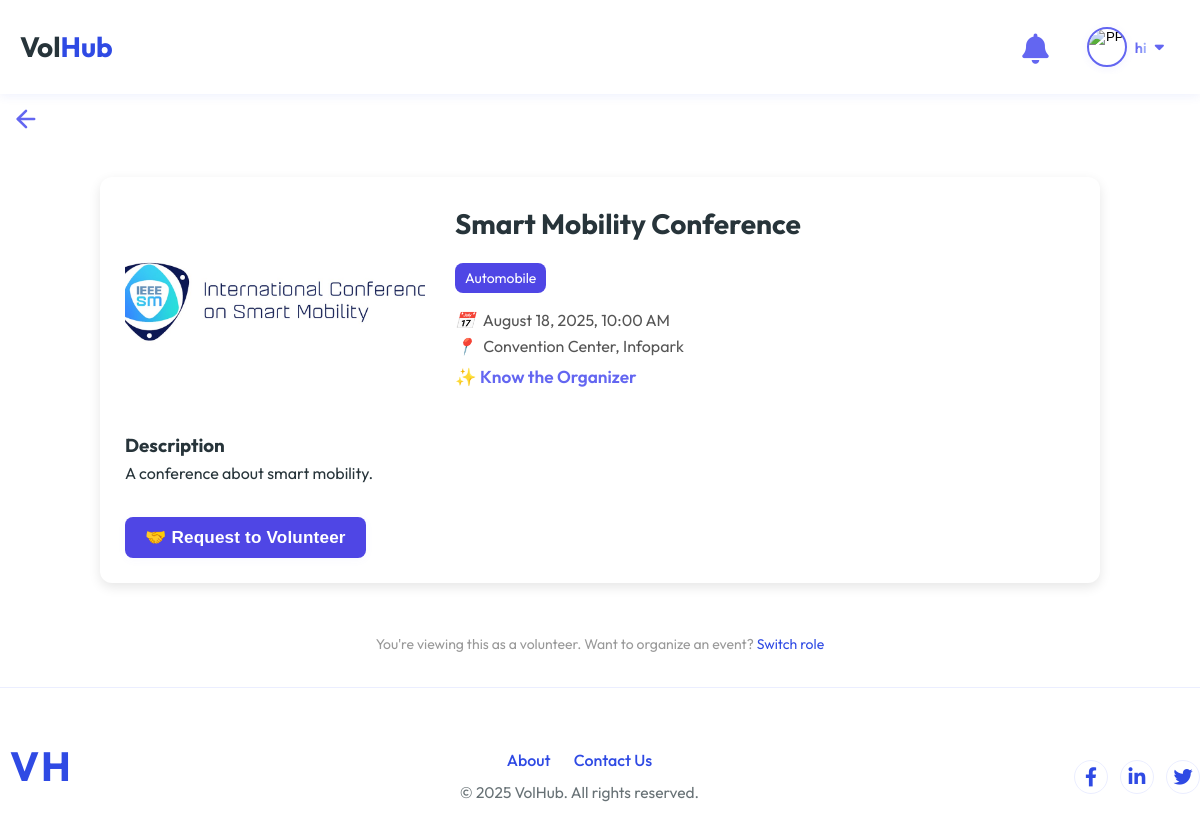
Page /User/event-detail/2/ (signed in) on the committed database.
### User/models.py (models this page shows)
class tbl_event(models.Model):
    event_title=models.CharField(max_length=30)
    event_content=models.CharField(max_length=30)
    event_datetime=models.DateTimeField()
    event_file=models.FileField(upload_to="Assets/Files/User")
    event_created_at = models.DateTimeField(auto_now_add=True)
    event_venue=models.CharField(max_length=30)
    event_city=models.ForeignKey(tbl_city,on_delete=models.CASCADE)
    event_stipend=models.CharField(max_length=30)
    event_status=models.IntegerField(default=0)
    industry=models.ForeignKey(tbl_industry,on_delete=models.CASCADE)
    user=models.ForeignKey(tbl_user,on_delete=models.CASCADE)
    volunteer_slots=models.PositiveIntegerField(default=1)
    required_skills=models.ManyToManyField(tbl_skill)
    application_deadline=models.DateTimeField()
    visibility=models.IntegerField(default=1)

class tbl_industry(models.Model):
    industry_name = models.CharField(max_length=100, unique=True)

### User/views.py (the view, shortened to what this page needs)
# urls.py: path('event-detail/<int:event_id>/', views.event_detail, name='event_detail'),
def event_detail(request, event_id):
    if 'u_id' not in request.session or not tbl_user.objects.filter(
        Q(id=request.session['u_id']) & Q(user_type__in=['volunteer', 'both'])
    ).exists():
        return redirect('Guest:login')
    event = tbl_event.objects.filter(id=event_id, visibility=1, event_status=1).first()
    if not event:
        messages.error(request, "Event not found or not available.")
        return redirect('User:volunteer_dashboard')
    user = tbl_user.objects.get(id=request.session['u_id'])
    has_requested = tbl_request.objects.filter(user=user, event=event).exists()
    request_status = (tbl_request.objects.filter(user=user, event=event)
                     .values_list('request_status', flat=True).first() or 0)
    return render(request, 'User/event_detail.html', {
        'event': event,
        'has_requested': has_requested,
        'request_status': request_status
    })

### User/templates/User/event_detail.html (shortened to what this page needs)
{% extends 'Guest/base.html' %}
{% block content %}
<a href="{% url 'User:volunteer_dashboard' %}" class="back-to-dashboard-icon" title="Back to Dashboard" aria-label="Back to Dashboard">
    <svg width="28" height="28" viewBox="0 0 24 24" fill="none" stroke="#6366f1" stroke-width="2.2" stroke-linecap="round" stroke-linejoin="round" style="vertical-align:middle;"><line x1="19" y1="12" x2="5" y2="12"/><polyline points="12 19 5 12 12 5"/></svg>
</a>
<div class="event-container">
    <div class="event-header">
        <div class="event-image">
            {% if event.event_file %}
                <img src="{{ event.event_file.url }}" alt="{{ event.event_title }}">
            {% else %}
                <div class="event-placeholder" style="height:100%;display:flex;align-items:center;justify-content:center;">No Image</div>
            {% endif %}
        </div>
        <div class="event-details">
            <h1>{{ event.event_title|escape }}</h1>
            <span class="industry-badge">{{ event.industry.industry_name }}</span>
            <div class="meta-info">
                <p><i class="event-meta-icon">📅</i> {{ event.event_datetime|date:"F j, Y, g:i A" }}</p>
                <p><i class="event-meta-icon">📍</i> {{ event.event_venue|default:"Location TBA" }}</p>
                <a href="{% url 'User:organizer_profile' event.id %}" class="organizer-details-link" id="know-organizer-link">✨ Know the Organizer</a>
            </div>
        </div>
    </div>
    <div class="event-content">
        <h3>Description</h3>
        <p>{{ event.event_content|linebreaksbr }}</p>
    </div>
    <div class="action-buttons">
        <form method="POST">
            {% if has_requested %}
                {% if request_status == 1 %}
                    <div class="cant-make-it-box">
                        <span>Can't make it to the event?</span>
                        <a href="mailto:{{ event.user.user_email }}?subject=Unable to Attend Event: {{ event.event_title|urlencode }}&body=Dear {{ event.user.user_name }},%0D%0A%0D%0AI am unable to attend the event '{{ event.event_title }}' due to [your reason here].%0D%0A%0D%0ARegards,%0D%0A[Your Name]" class="contact-organizer-link">Contact the organizer</a>
                    </div>
                    <style>
                    .cant-make-it-box {
                        background: #f8fafc;
                        border: 1px solid #e0e7ff;
                        border-radius: 8px;
                        padding: 13px 18px;
                        margin: 16px 0 0 0;
                        font-size: 1em;
                        color: #222;
                        display: flex;
                        align-items: center;
                        gap: 0.7em;
                    }
                    .contact-organizer-link {
                        color: #4F46E5;
                        text-decoration: underline;
                        font-weight: 500;
                        transition: color 0.17s;
                    }
                    .contact-organizer-link:hover {
                        color: #a21caf;
                    }
                    </style>
                {% elif request_status == 2 %}
                {% elif request_status == 0 %}
                    <button type="submit" name="undo" onclick="return confirm('Are you sure you want to cancel your volunteer request?')">Cancel Request</button>
                {% endif %}
            {% else %}
                <button type="submit" name="request" class="volunteer-request-btn-minimal" onclick="return confirm('Do you want to apply for this event?')">🤝 Request to Volunteer</button>
            {% endif %}
        </form>
    </div>
</div>
<div class="event-footer">
    <p>You're viewing this as a volunteer. Want to organize an event? <a href="{% url 'Guest:user_who' %}">Switch role</a></p>
</div>
{% endblock %}

### Guest/static/Guest/index.css (style rules this page uses)
:root { --primary-color: hsl(231, 77%, 54%); --secondary-color: hsl(232, 74%, 33%); --accent-color: #ffe66d; --accent-blue: #6c5ce7; --text-color: hsl(200, 19%, 19%); --text-light: hsl(200, 19%, 19%, 0.7); --bg-color: hsl(0, 0%, 100%); --bg-light: hsl(231, 100%, 96%); --bg-card: hsl(0, 0%, 100%); --border-color: hsl(231, 100%, 96%); --shadow-color: hsla(231, 77%, 54%, 0.08); --shadow-hover: hsla(231, 77%, 54%, 0.15); }
* { margin: 0; padding: 0; box-sizing: border-box; }
html, body { height: 100%; min-height: 100%; }
body { display: flex; flex-direction: column; min-height: 100vh; font-family: 'Outfit', sans-serif; font-size: 16px; line-height: 1.6; color: var(--text-color); background-color: var(--bg-color); overflow-x: hidden; transition: background-color 0.5s ease, color 0.5s ease; }
a { text-decoration: none; color: var(--primary-color); transition: all 0.3s ease; }
img { max-width: 100%; height: auto; }

### User/templates/User/event_detail.html (style rules this page uses)
.back-to-dashboard-icon { display: inline-block; margin: 18px 0 10px 8px; background: none; border: none; padding: 4px; border-radius: 50%; transition: background 0.14s; line-height: 1; vertical-align: middle; }
.event-container { max-width: 1000px; margin: 30px auto; padding: 25px; background-color: #fff; border-radius: 12px; box-shadow: 0 4px 12px rgba(0,0,0,0.1); }
.event-header { display: flex; gap: 30px; flex-wrap: wrap; }
.event-image { flex: 1 1 300px; max-width: 300px; height: 200px; background-color: #f2f2f2; border-radius: 10px; overflow: hidden; }
.event-image img { width: 100%; height: 100%; object-fit: cover; }
.event-details { flex: 2; }
.event-details h1 { font-size: 28px; margin-bottom: 10px; }
.industry-badge { display: inline-block; background-color: #4F46E5; color: #fff; font-size: 14px; padding: 4px 10px; border-radius: 8px; margin-top: 6px; }
.meta-info { margin: 15px 0; color: #555; }
.event-content { margin-top: 25px; line-height: 1.6; }
.action-buttons { margin-top: 30px; }
.action-buttons form button { padding: 10px 20px; background-color: #4F46E5; border: none; color: #fff; border-radius: 8px; cursor: pointer; transition: background-color 0.3s ease; font-weight: bold; }
.event-meta-icon { margin-right: 5px; color: #6B7280; }
.event-footer { margin-top: 50px; text-align: center; font-size: 14px; color: #999; }
#know-organizer-link { color: #6366f1; text-decoration: none; font-weight: 600; display: inline-block; margin-top: 4px; font-size: 1.08em; position: relative; transition: color 0.2s, transform 0.2s; }
#know-organizer-link::after { content: ''; display: block; width: 0%; height: 2px; background: linear-gradient(90deg, #6366f1 40%, #a21caf 100%); transition: width 0.3s cubic-bezier(.4,2,.6,1), left 0.3s cubic-bezier(.4,2,.6,1); position: absolute; left: 0; bottom: -2px; }
.volunteer-request-btn-minimal { background: #fff; color: #6366f1; border: 1.2px solid #e0e7ff; border-radius: 1.6em; padding: 11px 28px; font-weight: 500; font-size: 1.07em; cursor: pointer; box-shadow: 0 2px 10px 0 rgba(99,102,241,0.04); outline: none; transition: color 0.18s, border 0.18s, background 0.18s, transform 0.18s, box-shadow 0.18s; letter-spacing: 0.01em; display: inline-flex; align-items: center; gap: 0.5em; }

### rows in the picture
tbl_event: event_file (picture), event_title "Smart Mobility Conference", industry.industry_name "Automobile", event_datetime "August 18, 2025, 10:00 AM", event_venue "Convention Center, Infopark", event_content "A conference about smart mobility."

### other values in the picture
{{ request.session.name|default:request.session.username }} "hi"
